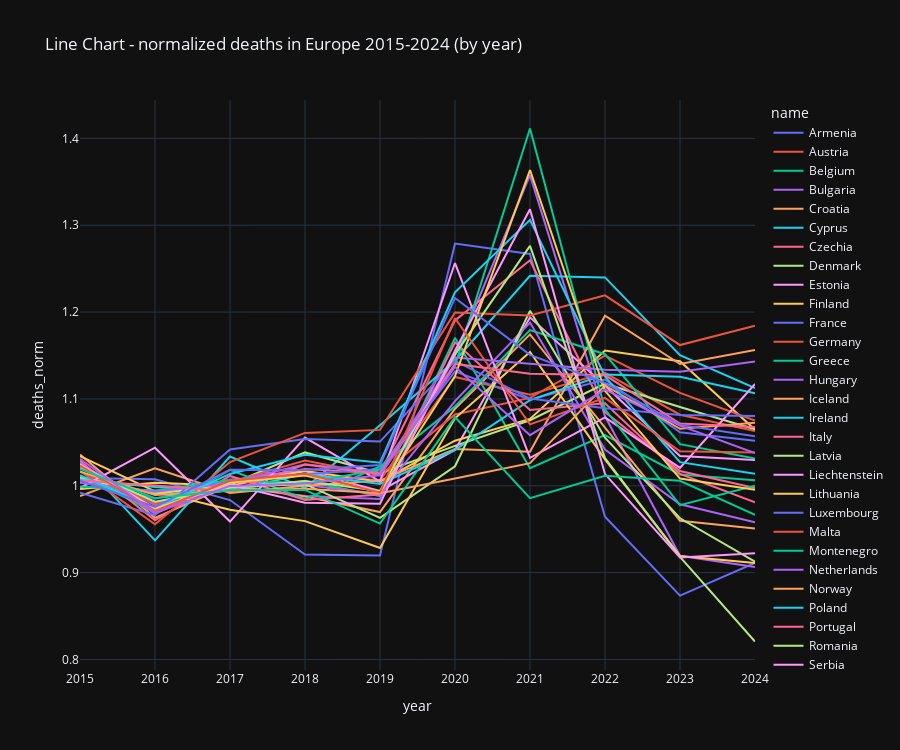

Notebook source saved alongside this figure:
### Markdown cell above
#### Observation
the charts below show the normalized deaths (by year) for each of the european countries in our dataset.

**A few things we could notice**
* all the countries were affected by the 2020 Covid-19 Pandemic 
    * some countries like Malta,Iceland,Netherlands has many years of higher than normal death rates
    * and others only had one or two bad years like Bulgaria and Romania
* even when viewing only agegrp LT80 (less than 80 years old), we can still see this pattern

### Code cell
title = 'Line Chart - normalized deaths in Europe 2015-2024 (by year)'
display(MD(f'### {title}'))

fig = px.line(
    ddn[ddn.agegrp == 'TOTAL'],
    x='year',
    y='deaths_norm',
    color='name',
    height=750 ,
    hover_data={
        'name', 'abbr', 'deaths_norm'
    },
    title=title
    )
fig.update_layout(template="plotly_dark")

### Figure 1 — Plotly figure (JSON) as saved in the notebook; plotly's stock layout.template omitted (floating-point values rounded to 4 significant figures)
{"data": [{"customdata": [["Armenia", "AM"], ["Armenia", "AM"], ["Armenia", "AM"], ["Armenia", "AM"], ["Armenia", "AM"], ["Armenia", "AM"], ["Armenia", "AM"], ["Armenia", "AM"], ["Armenia", "AM"], ["Armenia", "AM"]], "hovertemplate": "name=%{customdata[0]}<br>year=%{x}<br>deaths_norm=%{y}<br>abbr=%{customdata[1]}<extra></extra>", "legendgroup": "Armenia", "line": {"color": "#636efa", "dash": "solid"}, "marker": {"symbol": "circle"}, "mode": "lines", "name": "Armenia", "orientation": "v", "showlegend": true, "type": "scatter", "x": [2015, 2016, 2017, 2018, 2019, 2020, 2021, 2022, 2023, 2024], "xaxis": "x", "y": [1.009, 1.007, 0.9835, 0.9209, 0.9196, 1.279, 1.267, 0.9644, 0.8735, 0.9113], "yaxis": "y"}, {"customdata": [["Austria", "AT"], ["Austria", "AT"], ["Austria", "AT"], ["Austria", "AT"], ["Austria", "AT"], ["Austria", "AT"], ["Austria", "AT"], ["Austria", "AT"], ["Austria", "AT"], ["Austria", "AT"]], "hovertemplate": "name=%{customdata[0]}<br>year=%{x}<br>deaths_norm=%{y}<br>abbr=%{customdata[1]}<extra></extra>", "legendgroup": "Austria", "line": {"color": "#EF553B", "dash": "solid"}, "marker": {"symbol": "circle"}, "mode": "lines", "name": "Austria", "orientation": "v", "showlegend": true, "type": "scatter", "x": [2015, 2016, 2017, 2018, 2019, 2020, 2021, 2022, 2023, 2024], "xaxis": "x", "y": [1.024, 0.9729, 1.003, 1.013, 1.006, 1.125, 1.105, 1.13, 1.082, 1.063], "yaxis": "y"}, {"customdata": [["Belgium", "BE"], ["Belgium", "BE"], ["Belgium", "BE"], ["Belgium", "BE"], ["Belgium", "BE"], ["Belgium", "BE"], ["Belgium", "BE"], ["Belgium", "BE"], ["Belgium", "BE"], ["Belgium", "BE"]], "hovertemplate": "name=%{customdata[0]}<br>year=%{x}<br>deaths_norm=%{y}<br>abbr=%{customdata[1]}<extra></extra>", "legendgroup": "Belgium", "line": {"color": "#00cc96", "dash": "solid"}, "marker": {"symbol": "circle"}, "mode": "lines", "name": "Belgium", "orientation": "v", "showlegend": true, "type": "scatter", "x": [2015, 2016, 2017, 2018, 2019, 2020, 2021, 2022, 2023, 2024], "xaxis": "x", "y": [1.024, 0.9799, 0.9958, 1.005, 0.9881, 1.17, 1.02, 1.058, 1.013, 1.006], "yaxis": "y"}, {"customdata": [["Bulgaria", "BG"], ["Bulgaria", "BG"], ["Bulgaria", "BG"], ["Bulgaria", "BG"], ["Bulgaria", "BG"], ["Bulgaria", "BG"], ["Bulgaria", "BG"], ["Bulgaria", "BG"], ["Bulgaria", "BG"], ["Bulgaria", "BG"]], "hovertemplate": "name=%{customdata[0]}<br>year=%{x}<br>deaths_norm=%{y}<br>abbr=%{customdata[1]}<extra></extra>", "legendgroup": "Bulgaria", "line": {"color": "#ab63fa", "dash": "solid"}, "marker": {"symbol": "circle"}, "mode": "lines", "name": "Bulgaria", "orientation": "v", "showlegend": true, "type": "scatter", "x": [2015, 2016, 2017, 2018, 2019, 2020, 2021, 2022, 2023, 2024], "xaxis": "x", "y": [1.024, 0.9775, 0.9984, 0.9883, 0.9847, 1.15, 1.358, 1.08, 0.9193, 0.9064], "yaxis": "y"}, {"customdata": [["Croatia", "HR"], ["Croatia", "HR"], ["Croatia", "HR"], ["Croatia", "HR"], ["Croatia", "HR"], ["Croatia", "HR"], ["Croatia", "HR"], ["Croatia", "HR"], ["Croatia", "HR"], ["Croatia", "HR"]], "hovertemplate": "name=%{customdata[0]}<br>year=%{x}<br>deaths_norm=%{y}<br>abbr=%{customdata[1]}<extra></extra>", "legendgroup": "Croatia", "line": {"color": "#FFA15A", "dash": "solid"}, "marker": {"symbol": "circle"}, "mode": "lines", "name": "Croatia", "orientation": "v", "showlegend": true, "type": "scatter", "x": [2015, 2016, 2017, 2018, 2019, 2020, 2021, 2022, 2023, 2024], "xaxis": "x", "y": [1.036, 0.963, 1.001, 0.9876, 0.9697, 1.089, 1.174, 1.067, 0.9596, 0.9507], "yaxis": "y"}, {"customdata": [["Cyprus", "CY"], ["Cyprus", "CY"], ["Cyprus", "CY"], ["Cyprus", "CY"], ["Cyprus", "CY"], ["Cyprus", "CY"], ["Cyprus", "CY"], ["Cyprus", "CY"], ["Cyprus", "CY"], ["Cyprus", "CY"]], "hovertemplate": "name=%{customdata[0]}<br>year=%{x}<br>deaths_norm=%{y}<br>abbr=%{customdata[1]}<extra></extra>", "legendgroup": "Cyprus", "line": {"color": "#19d3f3", "dash": "solid"}, "marker": {"symbol": "circle"}, "mode": "lines", "name": "Cyprus", "orientation": "v", "showlegend": true, "type": "scatter", "x": [2015, 2016, 2017, 2018, 2019, 2020, 2021, 2022, 2023, 2024], "xaxis": "x", "y": [1.029, 0.9372, 1.034, 0.9974, 1.07, 1.144, 1.242, 1.24, 1.15, 1.113], "yaxis": "y"}, {"customdata": [["Czechia", "CZ"], ["Czechia", "CZ"], ["Czechia", "CZ"], ["Czechia", "CZ"], ["Czechia", "CZ"], ["Czechia", "CZ"], ["Czechia", "CZ"], ["Czechia", "CZ"], ["Czechia", "CZ"], ["Czechia", "CZ"]], "hovertemplate": "name=%{customdata[0]}<br>year=%{x}<br>deaths_norm=%{y}<br>abbr=%{customdata[1]}<extra></extra>", "legendgroup": "Czechia", "line": {"color": "#FF6692", "dash": "solid"}, "marker": {"symbol": "circle"}, "mode": "lines", "name": "Czechia", "orientation": "v", "showlegend": true, "type": "scatter", "x": [2015, 2016, 2017, 2018, 2019, 2020, 2021, 2022, 2023, 2024], "xaxis": "x", "y": [1.024, 0.9707, 1.005, 1.019, 1.014, 1.19, 1.26, 1.085, 1.017, 0.9975], "yaxis": "y"}, {"customdata": [["Denmark", "DK"], ["Denmark", "DK"], ["Denmark", "DK"], ["Denmark", "DK"], ["Denmark", "DK"], ["Denmark", "DK"], ["Denmark", "DK"], ["Denmark", "DK"], ["Denmark", "DK"], ["Denmark", "DK"]], "hovertemplate": "name=%{customdata[0]}<br>year=%{x}<br>deaths_norm=%{y}<br>abbr=%{customdata[1]}<extra></extra>", "legendgroup": "Denmark", "line": {"color": "#B6E880", "dash": "solid"}, "marker": {"symbol": "circle"}, "mode": "lines", "name": "Denmark", "orientation": "v", "showlegend": true, "type": "scatter", "x": [2015, 2016, 2017, 2018, 2019, 2020, 2021, 2022, 2023, 2024], "xaxis": "x", "y": [1.007, 0.9914, 1.001, 1.038, 1.014, 1.046, 1.075, 1.118, 1.091, 1.065], "yaxis": "y"}, {"customdata": [["Estonia", "EE"], ["Estonia", "EE"], ["Estonia", "EE"], ["Estonia", "EE"], ["Estonia", "EE"], ["Estonia", "EE"], ["Estonia", "EE"], ["Estonia", "EE"], ["Estonia", "EE"], ["Estonia", "EE"]], "hovertemplate": "name=%{customdata[0]}<br>year=%{x}<br>deaths_norm=%{y}<br>abbr=%{customdata[1]}<extra></extra>", "legendgroup": "Estonia", "line": {"color": "#FF97FF", "dash": "solid"}, "marker": {"symbol": "circle"}, "mode": "lines", "name": "Estonia", "orientation": "v", "showlegend": true, "type": "scatter", "x": [2015, 2016, 2017, 2018, 2019, 2020, 2021, 2022, 2023, 2024], "xaxis": "x", "y": [1.004, 0.9929, 1.003, 1.017, 0.9941, 1.041, 1.194, 1.115, 1.034, 1.03], "yaxis": "y"}, {"customdata": [["Finland", "FI"], ["Finland", "FI"], ["Finland", "FI"], ["Finland", "FI"], ["Finland", "FI"], ["Finland", "FI"], ["Finland", "FI"], ["Finland", "FI"], ["Finland", "FI"], ["Finland", "FI"]], "hovertemplate": "name=%{customdata[0]}<br>year=%{x}<br>deaths_norm=%{y}<br>abbr=%{customdata[1]}<extra></extra>", "legendgroup": "Finland", "line": {"color": "#FECB52", "dash": "solid"}, "marker": {"symbol": "circle"}, "mode": "lines", "name": "Finland", "orientation": "v", "showlegend": true, "type": "scatter", "x": [2015, 2016, 2017, 2018, 2019, 2020, 2021, 2022, 2023, 2024], "xaxis": "x", "y": [0.9964, 1.004, 1.0, 1.017, 1.005, 1.052, 1.077, 1.156, 1.143, 1.065], "yaxis": "y"}, {"customdata": [["France", "FR"], ["France", "FR"], ["France", "FR"], ["France", "FR"], ["France", "FR"], ["France", "FR"], ["France", "FR"], ["France", "FR"], ["France", "FR"], ["France", "FR"]], "hovertemplate": "name=%{customdata[0]}<br>year=%{x}<br>deaths_norm=%{y}<br>abbr=%{customdata[1]}<extra></extra>", "legendgroup": "France", "line": {"color": "#636efa", "dash": "solid"}, "marker": {"symbol": "circle"}, "mode": "lines", "name": "France", "orientation": "v", "showlegend": true, "type": "scatter", "x": [2015, 2016, 2017, 2018, 2019, 2020, 2021, 2022, 2023, 2024], "xaxis": "x", "y": [1.008, 0.9851, 1.007, 1.013, 1.019, 1.132, 1.099, 1.122, 1.062, 1.052], "yaxis": "y"}, {"customdata": [["Germany", "DE"], ["Germany", "DE"], ["Germany", "DE"], ["Germany", "DE"], ["Germany", "DE"], ["Germany", "DE"], ["Germany", "DE"], ["Germany", "DE"], ["Germany", "DE"], ["Germany", "DE"]], "hovertemplate": "name=%{customdata[0]}<br>year=%{x}<br>deaths_norm=%{y}<br>abbr=%{customdata[1]}<extra></extra>", "legendgroup": "Germany", "line": {"color": "#EF553B", "dash": "solid"}, "marker": {"symbol": "circle"}, "mode": "lines", "name": "Germany", "orientation": "v", "showlegend": true, "type": "scatter", "x": [2015, 2016, 2017, 2018, 2019, 2020, 2021, 2022, 2023, 2024], "xaxis": "x", "y": [1.016, 0.9793, 1.004, 1.029, 1.012, 1.082, 1.101, 1.15, 1.107, 1.075], "yaxis": "y"}, {"customdata": [["Greece", "EL"], ["Greece", "EL"], ["Greece", "EL"], ["Greece", "EL"], ["Greece", "EL"], ["Greece", "EL"], ["Greece", "EL"], ["Greece", "EL"], ["Greece", "EL"], ["Greece", "EL"]], "hovertemplate": "name=%{customdata[0]}<br>year=%{x}<br>deaths_norm=%{y}<br>abbr=%{customdata[1]}<extra></extra>", "legendgroup": "Greece", "line": {"color": "#00cc96", "dash": "solid"}, "marker": {"symbol": "circle"}, "mode": "lines", "name": "Greece", "orientation": "v", "showlegend": true, "type": "scatter", "x": [2015, 2016, 2017, 2018, 2019, 2020, 2021, 2022, 2023, 2024], "xaxis": "x", "y": [1.012, 0.9695, 1.018, 0.9845, 1.022, 1.091, 1.179, 1.151, 1.048, 1.031], "yaxis": "y"}, {"customdata": [["Hungary", "HU"], ["Hungary", "HU"], ["Hungary", "HU"], ["Hungary", "HU"], ["Hungary", "HU"], ["Hungary", "HU"], ["Hungary", "HU"], ["Hungary", "HU"], ["Hungary", "HU"], ["Hungary", "HU"]], "hovertemplate": "name=%{customdata[0]}<br>year=%{x}<br>deaths_norm=%{y}<br>abbr=%{customdata[1]}<extra></extra>", "legendgroup": "Hungary", "line": {"color": "#ab63fa", "dash": "solid"}, "marker": {"symbol": "circle"}, "mode": "lines", "name": "Hungary", "orientation": "v", "showlegend": true, "type": "scatter", "x": [2015, 2016, 2017, 2018, 2019, 2020, 2021, 2022, 2023, 2024], "xaxis": "x", "y": [1.026, 0.9676, 1.006, 1.001, 0.9905, 1.097, 1.188, 1.042, 0.9787, 0.9579], "yaxis": "y"}, {"customdata": [["Iceland", "IS"], ["Iceland", "IS"], ["Iceland", "IS"], ["Iceland", "IS"], ["Iceland", "IS"], ["Iceland", "IS"], ["Iceland", "IS"], ["Iceland", "IS"], ["Iceland", "IS"], ["Iceland", "IS"]], "hovertemplate": "name=%{customdata[0]}<br>year=%{x}<br>deaths_norm=%{y}<br>abbr=%{customdata[1]}<extra></extra>", "legendgroup": "Iceland", "line": {"color": "#FFA15A", "dash": "solid"}, "marker": {"symbol": "circle"}, "mode": "lines", "name": "Iceland", "orientation": "v", "showlegend": true, "type": "scatter", "x": [2015, 2016, 2017, 2018, 2019, 2020, 2021, 2022, 2023, 2024], "xaxis": "x", "y": [0.9881, 1.02, 0.9917, 1.0, 1.006, 1.042, 1.039, 1.196, 1.14, 1.156], "yaxis": "y"}, {"customdata": [["Ireland", "IE"], ["Ireland", "IE"], ["Ireland", "IE"], ["Ireland", "IE"], ["Ireland", "IE"], ["Ireland", "IE"], ["Ireland", "IE"], ["Ireland", "IE"], ["Ireland", "IE"], ["Ireland", "IE"]], "hovertemplate": "name=%{customdata[0]}<br>year=%{x}<br>deaths_norm=%{y}<br>abbr=%{customdata[1]}<extra></extra>", "legendgroup": "Ireland", "line": {"color": "#19d3f3", "dash": "solid"}, "marker": {"symbol": "circle"}, "mode": "lines", "name": "Ireland", "orientation": "v", "showlegend": true, "type": "scatter", "x": [2015, 2016, 2017, 2018, 2019, 2020, 2021, 2022, 2023, 2024], "xaxis": "x", "y": [1.007, 0.9984, 0.9946, 1.014, 1.002, 1.041, 1.099, 1.128, 1.126, 1.106], "yaxis": "y"}, {"customdata": [["Italy", "IT"], ["Italy", "IT"], ["Italy", "IT"], ["Italy", "IT"], ["Italy", "IT"], ["Italy", "IT"], ["Italy", "IT"], ["Italy", "IT"], ["Italy", "IT"], ["Italy", "IT"]], "hovertemplate": "name=%{customdata[0]}<br>year=%{x}<br>deaths_norm=%{y}<br>abbr=%{customdata[1]}<extra></extra>", "legendgroup": "Italy", "line": {"color": "#FF6692", "dash": "solid"}, "marker": {"symbol": "circle"}, "mode": "lines", "name": "Italy", "orientation": "v", "showlegend": true, "type": "scatter", "x": [2015, 2016, 2017, 2018, 2019, 2020, 2021, 2022, 2023, 2024], "xaxis": "x", "y": [1.028, 0.9603, 1.011, 0.9836, 0.9899, 1.165, 1.087, 1.095, 1.014, 0.9809], "yaxis": "y"}, {"customdata": [["Latvia", "LV"], ["Latvia", "LV"], ["Latvia", "LV"], ["Latvia", "LV"], ["Latvia", "LV"], ["Latvia", "LV"], ["Latvia", "LV"], ["Latvia", "LV"], ["Latvia", "LV"], ["Latvia", "LV"]], "hovertemplate": "name=%{customdata[0]}<br>year=%{x}<br>deaths_norm=%{y}<br>abbr=%{customdata[1]}<extra></extra>", "legendgroup": "Latvia", "line": {"color": "#B6E880", "dash": "solid"}, "marker": {"symbol": "circle"}, "mode": "lines", "name": "Latvia", "orientation": "v", "showlegend": true, "type": "scatter", "x": [2015, 2016, 2017, 2018, 2019, 2020, 2021, 2022, 2023, 2024], "xaxis": "x", "y": [1.01, 0.9913, 0.9989, 1.002, 0.9631, 1.022, 1.201, 1.055, 0.9626, 0.9126], "yaxis": "y"}, {"customdata": [["Liechtenstein", "LI"], ["Liechtenstein", "LI"], ["Liechtenstein", "LI"], ["Liechtenstein", "LI"], ["Liechtenstein", "LI"], ["Liechtenstein", "LI"], ["Liechtenstein", "LI"], ["Liechtenstein", "LI"], ["Liechtenstein", "LI"], ["Liechtenstein", "LI"]], "hovertemplate": "name=%{customdata[0]}<br>year=%{x}<br>deaths_norm=%{y}<br>abbr=%{customdata[1]}<extra></extra>", "legendgroup": "Liechtenstein", "line": {"color": "#FF97FF", "dash": "solid"}, "marker": {"symbol": "circle"}, "mode": "lines", "name": "Liechtenstein", "orientation": "v", "showlegend": true, "type": "scatter", "x": [2015, 2016, 2017, 2018, 2019, 2020, 2021, 2022, 2023, 2024], "xaxis": "x", "y": [0.9974, 1.044, 0.9588, 1.055, 1.005, 1.256, 1.032, 1.079, 1.021, 1.117], "yaxis": "y"}, {"customdata": [["Lithuania", "LT"], ["Lithuania", "LT"], ["Lithuania", "LT"], ["Lithuania", "LT"], ["Lithuania", "LT"], ["Lithuania", "LT"], ["Lithuania", "LT"], ["Lithuania", "LT"], ["Lithuania", "LT"], ["Lithuania", "LT"]], "hovertemplate": "name=%{customdata[0]}<br>year=%{x}<br>deaths_norm=%{y}<br>abbr=%{customdata[1]}<extra></extra>", "legendgroup": "Lithuania", "line": {"color": "#FECB52", "dash": "solid"}, "marker": {"symbol": "circle"}, "mode": "lines", "name": "Lithuania", "orientation": "v", "showlegend": true, "type": "scatter", "x": [2015, 2016, 2017, 2018, 2019, 2020, 2021, 2022, 2023, 2024], "xaxis": "x", "y": [1.034, 0.9935, 0.9724, 0.9593, 0.9284, 1.078, 1.154, 1.03, 0.9192, 0.9112], "yaxis": "y"}, {"customdata": [["Luxembourg", "LU"], ["Luxembourg", "LU"], ["Luxembourg", "LU"], ["Luxembourg", "LU"], ["Luxembourg", "LU"], ["Luxembourg", "LU"], ["Luxembourg", "LU"], ["Luxembourg", "LU"], ["Luxembourg", "LU"], ["Luxembourg", "LU"]], "hovertemplate": "name=%{customdata[0]}<br>year=%{x}<br>deaths_norm=%{y}<br>abbr=%{customdata[1]}<extra></extra>", "legendgroup": "Luxembourg", "line": {"color": "#636efa", "dash": "solid"}, "marker": {"symbol": "circle"}, "mode": "lines", "name": "Luxembourg", "orientation": "v", "showlegend": true, "type": "scatter", "x": [2015, 2016, 2017, 2018, 2019, 2020, 2021, 2022, 2023, 2024], "xaxis": "x", "y": [0.9921, 0.9661, 1.042, 1.054, 1.051, 1.144, 1.1, 1.089, 1.082, 1.08], "yaxis": "y"}, {"customdata": [["Malta", "MT"], ["Malta", "MT"], ["Malta", "MT"], ["Malta", "MT"], ["Malta", "MT"], ["Malta", "MT"], ["Malta", "MT"], ["Malta", "MT"], ["Malta", "MT"], ["Malta", "MT"]], "hovertemplate": "name=%{customdata[0]}<br>year=%{x}<br>deaths_norm=%{y}<br>abbr=%{customdata[1]}<extra></extra>", "legendgroup": "Malta", "line": {"color": "#EF553B", "dash": "solid"}, "marker": {"symbol": "circle"}, "mode": "lines", "name": "Malta", "orientation": "v", "showlegend": true, "type": "scatter", "x": [2015, 2016, 2017, 2018, 2019, 2020, 2021, 2022, 2023, 2024], "xaxis": "x", "y": [1.017, 0.9557, 1.027, 1.061, 1.064, 1.2, 1.196, 1.219, 1.162, 1.184], "yaxis": "y"}, {"customdata": [["Montenegro", "ME"], ["Montenegro", "ME"], ["Montenegro", "ME"], ["Montenegro", "ME"], ["Montenegro", "ME"], ["Montenegro", "ME"], ["Montenegro", "ME"], ["Montenegro", "ME"], ["Montenegro", "ME"], ["Montenegro", "ME"]], "hovertemplate": "name=%{customdata[0]}<br>year=%{x}<br>deaths_norm=%{y}<br>abbr=%{customdata[1]}<extra></extra>", "legendgroup": "Montenegro", "line": {"color": "#00cc96", "dash": "solid"}, "marker": {"symbol": "circle"}, "mode": "lines", "name": "Montenegro", "orientation": "v", "showlegend": true, "type": "scatter", "x": [2015, 2016, 2017, 2018, 2019, 2020, 2021, 2022, 2023, 2024], "xaxis": "x", "y": [0.999, 0.9947, 1.006, 1.003, 1.019, 1.138, 1.411, 1.088, 0.9777, 1.0], "yaxis": "y"}, {"customdata": [["Netherlands", "NL"], ["Netherlands", "NL"], ["Netherlands", "NL"], ["Netherlands", "NL"], ["Netherlands", "NL"], ["Netherlands", "NL"], ["Netherlands", "NL"], ["Netherlands", "NL"], ["Netherlands", "NL"], ["Netherlands", "NL"]], "hovertemplate": "name=%{customdata[0]}<br>year=%{x}<br>deaths_norm=%{y}<br>abbr=%{customdata[1]}<extra></extra>", "legendgroup": "Netherlands", "line": {"color": "#ab63fa", "dash": "solid"}, "marker": {"symbol": "circle"}, "mode": "lines", "name": "Netherlands", "orientation": "v", "showlegend": true, "type": "scatter", "x": [2015, 2016, 2017, 2018, 2019, 2020, 2021, 2022, 2023, 2024], "xaxis": "x", "y": [1.003, 0.9932, 1.003, 1.025, 1.015, 1.148, 1.14, 1.134, 1.131, 1.143], "yaxis": "y"}, {"customdata": [["Norway", "NO"], ["Norway", "NO"], ["Norway", "NO"], ["Norway", "NO"], ["Norway", "NO"], ["Norway", "NO"], ["Norway", "NO"], ["Norway", "NO"], ["Norway", "NO"], ["Norway", "NO"]], "hovertemplate": "name=%{customdata[0]}<br>year=%{x}<br>deaths_norm=%{y}<br>abbr=%{customdata[1]}<extra></extra>", "legendgroup": "Norway", "line": {"color": "#FFA15A", "dash": "solid"}, "marker": {"symbol": "circle"}, "mode": "lines", "name": "Norway", "orientation": "v", "showlegend": true, "type": "scatter", "x": [2015, 2016, 2017, 2018, 2019, 2020, 2021, 2022, 2023, 2024], "xaxis": "x", "y": [1.016, 0.9895, 0.9944, 0.9966, 0.9915, 1.008, 1.026, 1.116, 1.066, 1.072], "yaxis": "y"}, {"customdata": [["Poland", "PL"], ["Poland", "PL"], ["Poland", "PL"], ["Poland", "PL"], ["Poland", "PL"], ["Poland", "PL"], ["Poland", "PL"], ["Poland", "PL"], ["Poland", "PL"], ["Poland", "PL"]], "hovertemplate": "name=%{customdata[0]}<br>year=%{x}<br>deaths_norm=%{y}<br>abbr=%{customdata[1]}<extra></extra>", "legendgroup": "Poland", "line": {"color": "#19d3f3", "dash": "solid"}, "marker": {"symbol": "circle"}, "mode": "lines", "name": "Poland", "orientation": "v", "showlegend": true, "type": "scatter", "x": [2015, 2016, 2017, 2018, 2019, 2020, 2021, 2022, 2023, 2024], "xaxis": "x", "y": [1.012, 0.9744, 1.014, 1.036, 1.026, 1.223, 1.306, 1.126, 1.027, 1.014], "yaxis": "y"}, {"customdata": [["Portugal", "PT"], ["Portugal", "PT"], ["Portugal", "PT"], ["Portugal", "PT"], ["Portugal", "PT"], ["Portugal", "PT"], ["Portugal", "PT"], ["Portugal", "PT"], ["Portugal", "PT"], ["Portugal", "PT"]], "hovertemplate": "name=%{customdata[0]}<br>year=%{x}<br>deaths_norm=%{y}<br>abbr=%{customdata[1]}<extra></extra>", "legendgroup": "Portugal", "line": {"color": "#FF6692", "dash": "solid"}, "marker": {"symbol": "circle"}, "mode": "lines", "name": "Portugal", "orientation": "v", "showlegend": true, "type": "scatter", "x": [2015, 2016, 2017, 2018, 2019, 2020, 2021, 2022, 2023, 2024], "xaxis": "x", "y": [1.006, 1.0, 0.9936, 1.025, 1.013, 1.14, 1.129, 1.127, 1.072, 1.068], "yaxis": "y"}, {"customdata": [["Romania", "RO"], ["Romania", "RO"], ["Romania", "RO"], ["Romania", "RO"], ["Romania", "RO"], ["Romania", "RO"], ["Romania", "RO"], ["Romania", "RO"], ["Romania", "RO"], ["Romania", "RO"]], "hovertemplate": "name=%{customdata[0]}<br>year=%{x}<br>deaths_norm=%{y}<br>abbr=%{customdata[1]}<extra></extra>", "legendgroup": "Romania", "line": {"color": "#B6E880", "dash": "solid"}, "marker": {"symbol": "circle"}, "mode": "lines", "name": "Romania", "orientation": "v", "showlegend": true, "type": "scatter", "x": [2015, 2016, 2017, 2018, 2019, 2020, 2021, 2022, 2023, 2024], "xaxis": "x", "y": [1.021, 0.9817, 0.9977, 1.005, 0.9939, 1.151, 1.276, 1.032, 0.9181, 0.8207], "yaxis": "y"}, {"customdata": [["Serbia", "RS"], ["Serbia", "RS"], ["Serbia", "RS"], ["Serbia", "RS"], ["Serbia", "RS"], ["Serbia", "RS"], ["Serbia", "RS"], ["Serbia", "RS"], ["Serbia", "RS"], ["Serbia", "RS"]], "hovertemplate": "name=%{customdata[0]}<br>year=%{x}<br>deaths_norm=%{y}<br>abbr=%{customdata[1]}<extra></extra>", "legendgroup": "Serbia", "line": {"color": "#FF97FF", "dash": "solid"}, "marker": {"symbol": "circle"}, "mode": "lines", "name": "Serbia", "orientation": "v", "showlegend": true, "type": "scatter", "x": [2015, 2016, 2017, 2018, 2019, 2020, 2021, 2022, 2023, 2024], "xaxis": "x", "y": [1.025, 0.9742, 1.001, 0.9804, 0.9793, 1.155, 1.318, 1.013, 0.9174, 0.9224], "yaxis": "y"}, {"customdata": [["Slovakia", "SK"], ["Slovakia", "SK"], ["Slovakia", "SK"], ["Slovakia", "SK"], ["Slovakia", "SK"], ["Slovakia", "SK"], ["Slovakia", "SK"], ["Slovakia", "SK"], ["Slovakia", "SK"], ["Slovakia", "SK"]], "hovertemplate": "name=%{customdata[0]}<br>year=%{x}<br>deaths_norm=%{y}<br>abbr=%{customdata[1]}<extra></extra>", "legendgroup": "Slovakia", "line": {"color": "#FECB52", "dash": "solid"}, "marker": {"symbol": "circle"}, "mode": "lines", "name": "Slovakia", "orientation": "v", "showlegend": true, "type": "scatter", "x": [2015, 2016, 2017, 2018, 2019, 2020, 2021, 2022, 2023, 2024], "xaxis": "x", "y": [1.023, 0.9733, 1.004, 1.012, 0.9926, 1.126, 1.364, 1.109, 1.008, 0.9953], "yaxis": "y"}, {"customdata": [["Slovenia", "SI"], ["Slovenia", "SI"], ["Slovenia", "SI"], ["Slovenia", "SI"], ["Slovenia", "SI"], ["Slovenia", "SI"], ["Slovenia", "SI"], ["Slovenia", "SI"], ["Slovenia", "SI"], ["Slovenia", "SI"]], "hovertemplate": "name=%{customdata[0]}<br>year=%{x}<br>deaths_norm=%{y}<br>abbr=%{customdata[1]}<extra></extra>", "legendgroup": "Slovenia", "line": {"color": "#636efa", "dash": "solid"}, "marker": {"symbol": "circle"}, "mode": "lines", "name": "Slovenia", "orientation": "v", "showlegend": true, "type": "scatter", "x": [2015, 2016, 2017, 2018, 2019, 2020, 2021, 2022, 2023, 2024], "xaxis": "x", "y": [1.006, 0.9756, 1.018, 1.018, 1.024, 1.216, 1.151, 1.118, 1.07, 1.057], "yaxis": "y"}, {"customdata": [["Spain", "ES"], ["Spain", "ES"], ["Spain", "ES"], ["Spain", "ES"], ["Spain", "ES"], ["Spain", "ES"], ["Spain", "ES"], ["Spain", "ES"], ["Spain", "ES"], ["Spain", "ES"]], "hovertemplate": "name=%{customdata[0]}<br>year=%{x}<br>deaths_norm=%{y}<br>abbr=%{customdata[1]}<extra></extra>", "legendgroup": "Spain", "line": {"color": "#EF553B", "dash": "solid"}, "marker": {"symbol": "circle"}, "mode": "lines", "name": "Spain", "orientation": "v", "showlegend": true, "type": "scatter", "x": [2015, 2016, 2017, 2018, 2019, 2020, 2021, 2022, 2023, 2024], "xaxis": "x", "y": [1.023, 0.9712, 1.006, 1.014, 0.9922, 1.193, 1.071, 1.101, 1.04, 1.038], "yaxis": "y"}, {"customdata": [["Sweden", "SE"], ["Sweden", "SE"], ["Sweden", "SE"], ["Sweden", "SE"], ["Sweden", "SE"], ["Sweden", "SE"], ["Sweden", "SE"], ["Sweden", "SE"], ["Sweden", "SE"], ["Sweden", "SE"]], "hovertemplate": "name=%{customdata[0]}<br>year=%{x}<br>deaths_norm=%{y}<br>abbr=%{customdata[1]}<extra></extra>", "legendgroup": "Sweden", "line": {"color": "#00cc96", "dash": "solid"}, "marker": {"symbol": "circle"}, "mode": "lines", "name": "Sweden", "orientation": "v", "showlegend": true, "type": "scatter", "x": [2015, 2016, 2017, 2018, 2019, 2020, 2021, 2022, 2023, 2024], "xaxis": "x", "y": [1.019, 0.9856, 0.9951, 0.9952, 0.9565, 1.079, 0.9858, 1.012, 1.006, 0.9664], "yaxis": "y"}, {"customdata": [["Switzerland", "CH"], ["Switzerland", "CH"], ["Switzerland", "CH"], ["Switzerland", "CH"], ["Switzerland", "CH"], ["Switzerland", "CH"], ["Switzerland", "CH"], ["Switzerland", "CH"], ["Switzerland", "CH"], ["Switzerland", "CH"]], "hovertemplate": "name=%{customdata[0]}<br>year=%{x}<br>deaths_norm=%{y}<br>abbr=%{customdata[1]}<extra></extra>", "legendgroup": "Switzerland", "line": {"color": "#ab63fa", "dash": "solid"}, "marker": {"symbol": "circle"}, "mode": "lines", "name": "Switzerland", "orientation": "v", "showlegend": true, "type": "scatter", "x": [2015, 2016, 2017, 2018, 2019, 2020, 2021, 2022, 2023, 2024], "xaxis": "x", "y": [1.031, 0.9691, 0.9999, 1.003, 1.012, 1.137, 1.058, 1.111, 1.069, 1.038], "yaxis": "y"}], "layout": {"height": 750, "legend": {"title": {"text": "name"}, "tracegroupgap": 0}, "title": {"text": "Line Chart - normalized deaths in Europe 2015-2024 (by year)"}, "xaxis": {"anchor": "y", "domain": [0, 1], "title": {"text": "year"}}, "yaxis": {"anchor": "x", "domain": [0, 1], "title": {"text": "deaths_norm"}}}}
